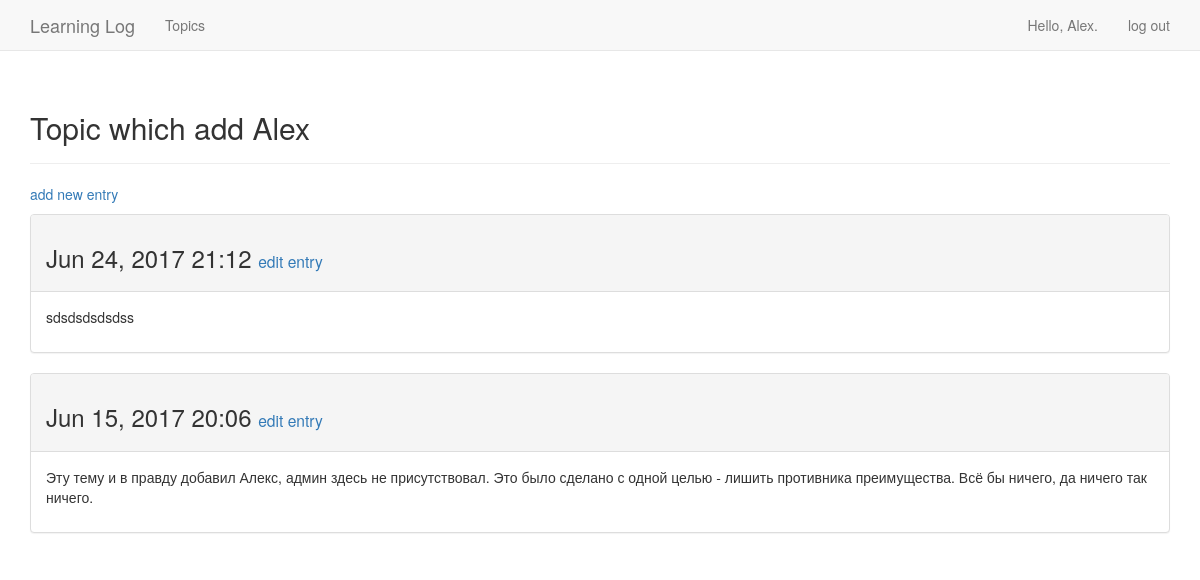
Page /topics/6/ (signed in) on the committed database.
### learning_logs/models.py (models this page shows, shortened)
class Topic(models.Model):
    text = models.CharField(max_length=200)
    date_added = models.DateTimeField(auto_now_add=True)
    owner = models.ForeignKey(User)
    def __str__(self):
        return self.text

class Entry(models.Model):
    topic = models.ForeignKey(Topic)
    text = models.TextField()
    date_added = models.DateTimeField(auto_now_add=True)
    class Meta:
        verbose_name_plural = 'entries'

### learning_logs/views.py (the view)
# urls.py: url(r'^topics/(?P<topic_id>\d+)/$', views.topic, name='topic'),
def topic(request, topic_id):
    topic = Topic.objects.get(id=topic_id)
    if topic.owner != request.user:
        raise Http404
    entries = topic.entry_set.order_by('-date_added')
    context = {'topic': topic, 'entries': entries}
    return render(request, 'learning_logs/topic.html', context)

### learning_logs/templates/learning_logs/topic.html
{% extends 'learning_logs/base.html' %}
{% block header %}
  <h2>{{ topic }}</h2>
{% endblock header %}
{% block content %}
  <p>
    <a href="{% url 'learning_logs:new_entry' topic.id %}">add new entry</a>
  </p>
  {% for entry in entries %}
    <div class="panel panel-default">
      <div class="panel-heading">
        <h3>
            {{ entry.date_added|date:'M d, Y H:i' }}
            <small>
                <a href="{% url 'learning_logs:edit_entry' entry.id %}">edit entry</a>
            </small>
        </h3>
      </div>
      <div class="panel-body">
        {{ entry.text|linebreaks }}
      </div>
    </div>
  {% empty %}
      There are no entries for this topic yet.
  {% endfor %}
{% endblock content %}

### learning_logs/templates/learning_logs/base.html (shortened to what this page needs)
{% load bootstrap3 %}
<!DOCTYPE html>
<html>
  <head>
    {% bootstrap_css %}
  </head>
    <body>
      <nav class="navbar navbar-default navbar-static-top">
        <div class="container">
          <div class="navbar-header">
            <a class="navbar-brand" href="{% url 'learning_logs:index' %}">Learning Log</a>
          </div>
          <div id="navbar" class="navbar-collapse collapse">
            <ul class="nav navbar-nav">
              <li><a href="{% url 'learning_logs:topics' %}">Topics</a></li>
            </ul>
            <ul class="nav navbar-nav navbar-right">
              {% if user.is_authenticated %}
                <li><a>Hello, {{ user.username }}.</a></li>
                <li><a href="{% url 'users:logout' %}">log out</a></li>
              {% else %}
                <li><a href="{% url 'users:register' %}">register</a></li>
                <li><a href="{% url 'users:login' %}">log in</a></li>
              {% endif %}
            </ul>
          </div>
        </div>
      </nav>
          <div class="container">
            <div class="page-header">
              {% block header %}{% endblock header %}
            </div>
            <div>
              {% block content %}{% endblock content %}
            </div>
          </div>
    </body>
</html>

### rows in the picture
Topic: text "Topic which add Alex"
Entry: date_added "Jun 24, 2017 21:12", text "sdsdsdsdsdss"
Entry: date_added "Jun 15, 2017 20:06", text "Эту тему и в правду добавил Алекс, админ здесь не присутствовал. Это было сделано с одной целью - лишить противника преимущества. Всё бы ничего, да ничего так ничего."

### other values in the picture
{{ user.username }} "Alex"
